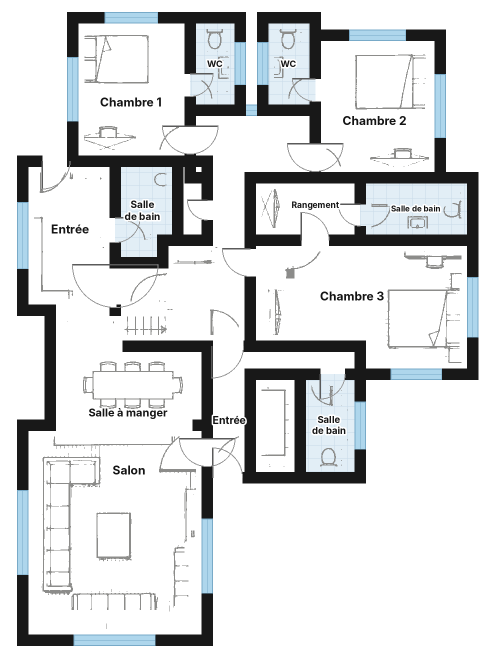
#> input picture visite_plan/jobs/V3-3CH-03/plan.png, 989 x 1320 px (shown at 1/2 size)
$ python make_paths.py
#> lines starting #> are read from the running program, lines starting #| are printed output that depends on the picture
"""Pièces et trajets pour V3-3CH-03 : coordonnées du plan source (avant agrandissement x1.3), puis échelle K et décalage OFF vers plan.png."""
import json
from PIL import Image, ImageDraw
K = 1.3
OFF = (-40, -20)
def o(p): return (p[0]*K+OFF[0], p[1]*K+OFF[1])
def rect(x0,y0,x1,y1): return [(x0,y0),(x1,y0),(x1,y1),(x0,y1)]
POLYS = {
 "Entrée": rect(360, 545, 500, 745),
 "Salon": rect(80, 670, 370, 1005),
 "Salle à manger": rect(130, 555, 355, 665),
 "Entrée latérale": rect(85, 262, 215, 495),
 "Salle de bain": rect(225, 268, 320, 385),
 "Chambre 1": rect(160, 48, 335, 255),
 "Chambre 2": rect(520, 68, 720, 262),
 "Salle de bain 2": rect(515, 600, 595, 745),
 "Chambre 3": rect(470, 385, 770, 580),
}
START = (500, 880)
PATHS = {   # waypoints : toujours par les portes / ouvertures
 "Entrée": [START,(480,800),(420,752),(405,690)],
 "Salon": [(405,690),(330,705),(250,780),(225,790)],
 "Salle à manger": [(225,790),(220,700),(240,660),(250,655)],
 "Entrée latérale": [(250,655),(190,600),(180,520),(170,400)],
 "Salle de bain": [(170,400),(240,420),(255,395),(270,330)],
 "Chambre 1": [(270,330),(255,400),(300,440),(390,430),(395,300),(380,262),(320,258),(315,240),(270,200)],
 "Chambre 2": [(270,200),(315,240),(320,258),(380,262),(395,285),(470,280),(545,265),(610,220)],
 "Salle de bain 2": [(610,220),(545,262),(470,275),(420,300),(410,450),(420,560),(470,600),(520,620),(550,660)],
 "Chambre 3": [(550,660),(520,620),(470,600),(420,560),(410,450),(415,378),(520,374),(520,400),(580,470)],
}
def chaikin(pts, n=2):
    for _ in range(n):
        out=[pts[0]]
        for a,b in zip(pts,pts[1:]):
            out += [(0.75*a[0]+0.25*b[0],0.75*a[1]+0.25*b[1]),(0.25*a[0]+0.75*b[0],0.25*a[1]+0.75*b[1])]
        out.append(pts[-1]); pts=out
    return pts
rooms=[]
for name, wp in PATHS.items():
    sm = chaikin(wp) if len(wp)>2 else wp
    rooms.append({"name":name,"path":[[round(c,1) for c in o(p)] for p in sm],"poly":[[round(c,1) for c in o(p)] for p in POLYS[name]]})
json.dump({"start":list(o(START)),"rooms":rooms},open("paths.json","w"),indent=1,ensure_ascii=False)
img=Image.open("plan.png").convert("RGB"); d=ImageDraw.Draw(img,"RGBA")
#> further down, img is the input picture: PIL image 989x1320 RGB; mean R, G, B 218.8, 220.7, 221.8
cols=[(240,138,46),(200,0,0),(0,160,0),(160,0,200),(0,160,160),(200,120,0),(255,0,120),(90,90,90),(0,0,0),(0,120,255)]
for i,r in enumerate(rooms):
    c=cols[i%len(cols)]
    d.polygon([tuple(p) for p in r["poly"]],fill=c+(45,),outline=c+(255,))
    d.line([tuple(p) for p in r["path"]],fill=c+(255,),width=5)
img.save("paths_check.png")
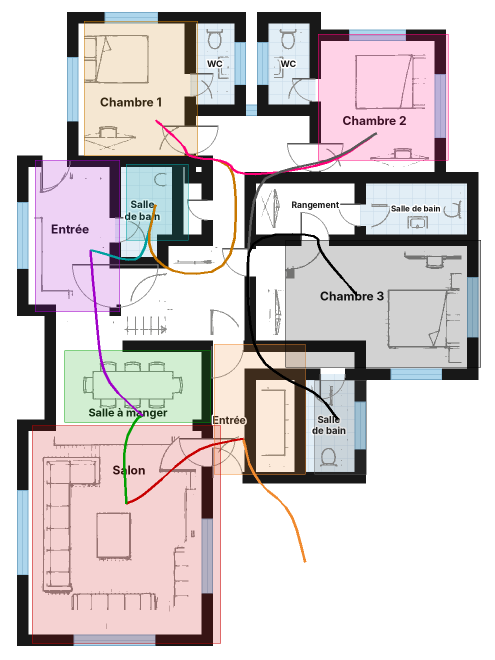
#> saved as paths_check.png: PIL image 989x1320 RGB (shown at 1/2 size); mean R, G, B 212.2, 205, 206

$ run again, with visite_plan/jobs/V3-3CH-03/source_fr.png copied over visite_plan/jobs/V3-3CH-03/plan.png
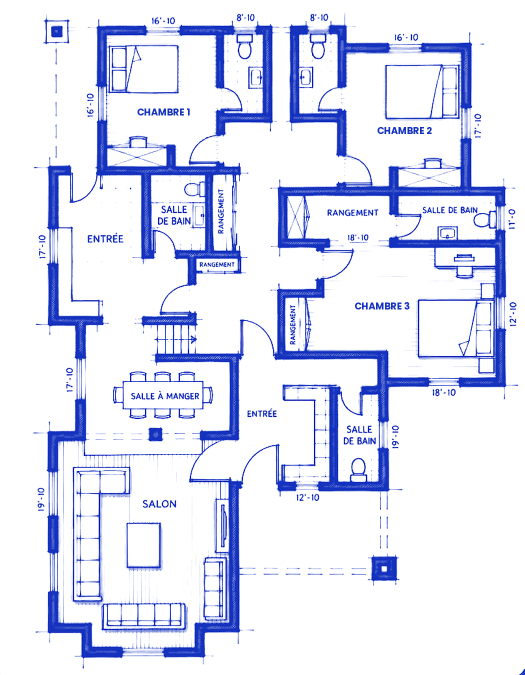
#> input picture visite_plan/jobs/V3-3CH-03/source_fr.png, 1049 x 1350 px (shown at 1/2 size)
#> img is the input picture: PIL image 1049x1350 RGB; mean R, G, B 223.6, 227.4, 246.2
#> `img.save("paths_check.png")`:
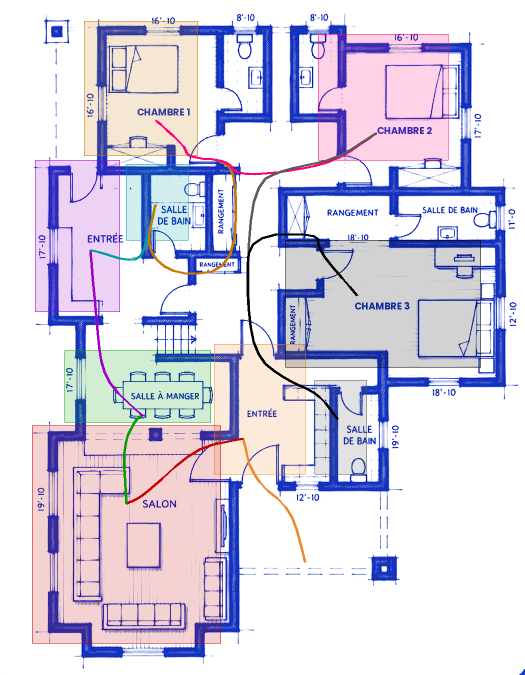
#> saved as paths_check.png: PIL image 1049x1350 RGB (shown at 1/2 size); mean R, G, B 217.1, 212.3, 229.1
